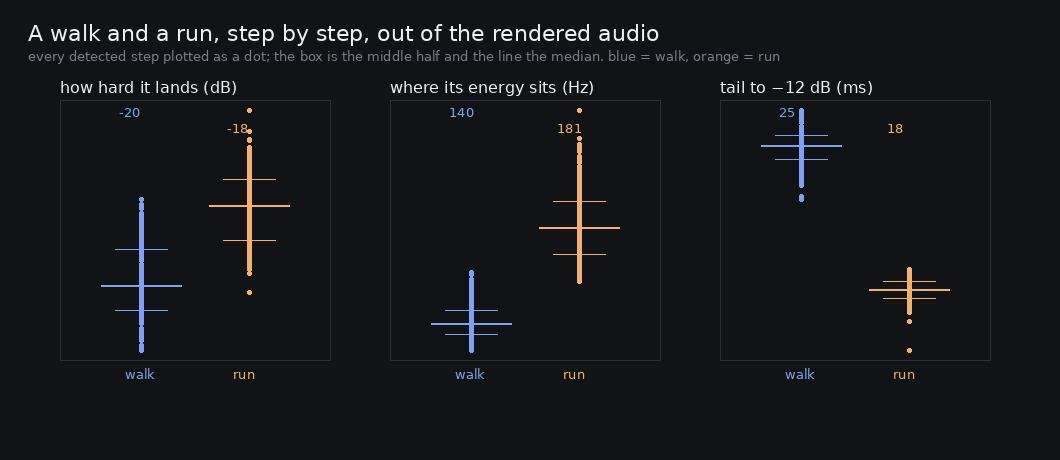

Recreate this plot in Python.
#!/usr/bin/env python3
"""steps.py -- a walk and a run, step by step, out of the rendered audio.

    python3 art/audio/2026-09-26-perstep/steps.py --takes /tmp/perstep \
        --out art/audio/2026-09-26-perstep/steps.jpg

Rubric check 21 is *walking and running differ in more than rate*, and it has sat at 3 because the
per-step instrument did not work at a running cadence: at the old controller's 4.6 m/s a run was
five steps a second, a step's envelope had not finished when the next began, and the run's own first
half differed from its second by 13.4 dB rms. PR #59 brought the run to 3.67 steps a second, and
272 ms between steps is not 143.

The detector is deliberately simple, and its own reliability is the first thing reported:

  found     steps detected against steps the cadence says there should be. Under-counting is the
            failure mode the old instrument had, and it shows here as a ratio under 1.
  spacing   the interval between detected onsets. A gait is a rhythm; if the detector is finding
            parts of steps rather than steps, the spacing scatters.

Then, per step, on the 40 ms after its onset:

  peak      how hard it lands
  centroid  where its energy sits -- the run design brightens the body by RUN_BRIGHT
  decay     how long it takes to fall 12 dB from its peak -- the run design shortens the tail
"""
import argparse
import json
import math
import os
import wave

import numpy as np
from PIL import Image, ImageDraw, ImageFont


def font(size):
    for p in ('/usr/share/fonts/truetype/dejavu/DejaVuSans.ttf', '/usr/share/fonts/truetype/dejavu/DejaVuSansMono.ttf'):
        if os.path.exists(p):
            return ImageFont.truetype(p, size)
    return ImageFont.load_default()


def read(path):
    with wave.open(path, 'rb') as w:
        n, ch, rate = w.getnframes(), w.getnchannels(), w.getframerate()
        raw = w.readframes(n)
    x = np.frombuffer(raw, dtype='<i2').astype(np.float64) / 32768.0
    return (x.reshape(-1, ch).mean(axis=1) if ch > 1 else x), rate


def envelope(x, rate, win=0.004):
    n = max(2, int(win * rate))
    return np.sqrt(np.convolve(x * x, np.ones(n) / n, mode='same'))


def onsets(x, rate, min_gap):
    """
    Peaks in the envelope's rise, at least `min_gap` apart.

    The gap is three quarters of the cadence's own interval, so it cannot merge two real steps and
    cannot split one: a heel and its toe are 50-100 ms apart and the gaps here are 272 ms and 366.
    """
    env = envelope(x, rate)
    d = np.diff(env, prepend=env[0])
    thr = np.percentile(d, 99.0)
    gap = int(min_gap * rate)
    out = []
    i = 0
    while i < len(d):
        if d[i] > thr:
            j = min(len(env), i + int(0.02 * rate))
            out.append(int(i + np.argmax(env[i:j])) if j > i else i)
            i += gap
        else:
            i += 1
    return np.array(out)


def per_step(x, rate, at, length=0.04):
    n = int(length * rate)
    out = []
    for i in at:
        seg = x[i : i + n]
        if len(seg) < n // 2:
            continue
        w = np.hanning(len(seg))
        spec = np.abs(np.fft.rfft(seg * w)) ** 2
        f = np.fft.rfftfreq(len(seg), 1 / rate)
        tot = spec.sum()
        if tot <= 0:
            continue
        env = envelope(x[i : i + int(0.25 * rate)], rate)
        pk = env.max() if len(env) else 0.0
        below = np.flatnonzero(env < pk * 10 ** (-12 / 20))
        decay = (below[0] / rate) if len(below) else 0.25
        out.append({'peak': 20 * math.log10(max(pk, 1e-9)), 'centroid': float((spec * f).sum() / tot), 'decay': decay})
    return out


ap = argparse.ArgumentParser()
ap.add_argument('--takes', default='/tmp/perstep')
ap.add_argument('--out', default='')
a = ap.parse_args()

meta = json.load(open(os.path.join(a.takes, 'takes-after.json')))
STRIDE = {'walk': 0.44, 'run': 0.60}
rows = []
for t in meta['takes']:
    x, rate = read(os.path.join(a.takes, f"{t['gait']}-after.wav"))
    x = x[int(meta['lead'] * rate) :]
    interval = STRIDE[t['gait']] / t['speed']
    at = onsets(x, rate, interval * 0.75)
    steps = per_step(x, rate, at)
    if not steps:
        continue
    gaps = np.diff(at) / rate
    expect = len(x) / rate / interval
    rows.append(
        {
            'gait': t['gait'],
            'speed': t['speed'],
            'interval': interval,
            'found': len(at),
            'expect': expect,
            'gapMed': float(np.median(gaps)),
            'gapIqr': float(np.percentile(gaps, 75) - np.percentile(gaps, 25)),
            'peak': float(np.median([s['peak'] for s in steps])),
            'centroid': float(np.median([s['centroid'] for s in steps])),
            'decay': float(np.median([s['decay'] for s in steps])),
            'steps': steps,
        }
    )

print('first, whether the instrument works at all at this cadence:')
print(f"{'gait':6} {'speed':>6} {'cadence':>9}   {'found':>6} {'expected':>8} {'ratio':>6}   {'gap median':>11} {'gap IQR':>8}")
for r in rows:
    print(
        f"{r['gait']:6} {r['speed']:>4} m/s {1 / r['interval']:>6.2f}/s   {r['found']:>6} {r['expect']:>8.0f} {r['found'] / r['expect']:>6.2f}   "
        f"{r['gapMed'] * 1000:>8.0f} ms {r['gapIqr'] * 1000:>6.0f} ms"
    )
print('\nand then what a step is, per gait:')
print(f"{'gait':6} {'peak':>9} {'centroid':>10} {'decay to -12 dB':>16}")
for r in rows:
    print(f"{r['gait']:6} {r['peak']:>7.1f} dB {r['centroid']:>8.0f} Hz {r['decay'] * 1000:>13.0f} ms")
if len(rows) == 2:
    w, rn = rows[0], rows[1]
    print(
        f"\na run against a walk: {rn['peak'] - w['peak']:+.1f} dB, {rn['centroid'] - w['centroid']:+.0f} Hz, "
        f"{(rn['decay'] - w['decay']) * 1000:+.0f} ms, and {1 / rn['interval'] / (1 / w['interval']):.2f}x the rate"
    )

if not a.out or len(rows) != 2:
    raise SystemExit(0)

W, H = 1060, 460
BG, INK, DIM = (17, 19, 22), (238, 240, 243), (120, 128, 138)
COL = {'walk': (130, 160, 240), 'run': (244, 176, 110)}
im = Image.new('RGB', (W, H), BG)
d = ImageDraw.Draw(im)
f13, f16, f22 = font(13), font(16), font(22)
d.text((28, 20), 'A walk and a run, step by step, out of the rendered audio', font=f22, fill=INK)
d.text((28, 48), 'every detected step plotted as a dot; the box is the middle half and the line the median. blue = walk, orange = run', font=f13, fill=DIM)
panels = [('peak', 'how hard it lands (dB)', 1), ('centroid', 'where its energy sits (Hz)', 1), ('decay', 'tail to \u221212 dB (ms)', 1000)]
for i, (key, label, scale) in enumerate(panels):
    x0 = 60 + i * 330
    x1 = x0 + 270
    y0, y1 = 100, 360
    d.rectangle([x0, y0, x1, y1], outline=(44, 48, 54))
    d.text((x0, y0 - 22), label, font=f16, fill=INK)
    vals = {r['gait']: np.array([s[key] for s in r['steps']]) * scale for r in rows}
    lo = min(v.min() for v in vals.values())
    hi = max(v.max() for v in vals.values())
    span = (hi - lo) or 1
    for k, (gait, v) in enumerate(vals.items()):
        cx = x0 + (x1 - x0) * (0.3 + 0.4 * k)
        for s in v:
            yy = y1 - (y1 - y0 - 20) * (s - lo) / span - 10
            d.ellipse([cx - 2, yy - 2, cx + 2, yy + 2], fill=COL[gait])
        q1, med, q3 = np.percentile(v, [25, 50, 75])
        for q, wdt in ((q1, 26), (med, 40), (q3, 26)):
            yy = y1 - (y1 - y0 - 20) * (q - lo) / span - 10
            d.line([(cx - wdt, yy), (cx + wdt, yy)], fill=COL[gait], width=2 if q == med else 1)
        d.text((cx - 16, y1 + 6), gait, font=f13, fill=COL[gait])
        d.text((cx - 22, y0 + 4 + k * 16), f'{med:.0f}', font=f13, fill=COL[gait])
im.save(a.out, quality=92)
print(f'wrote {a.out}')
